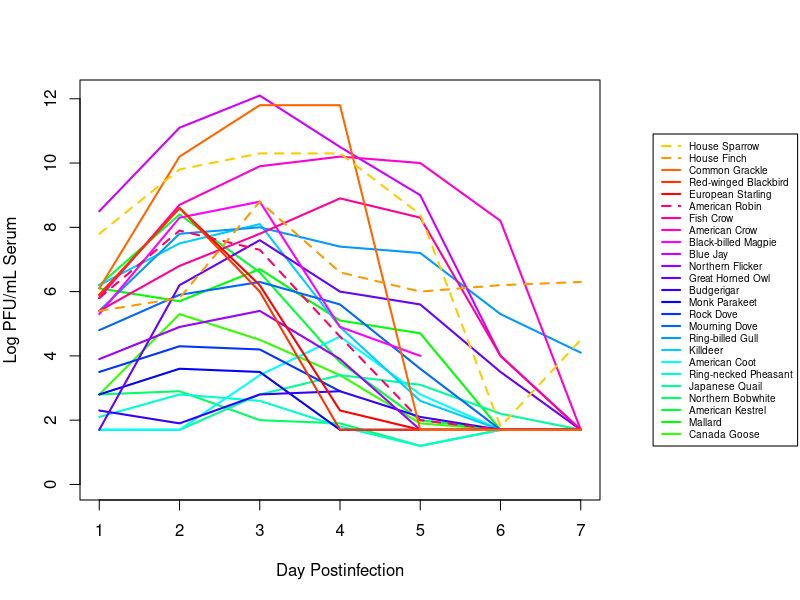
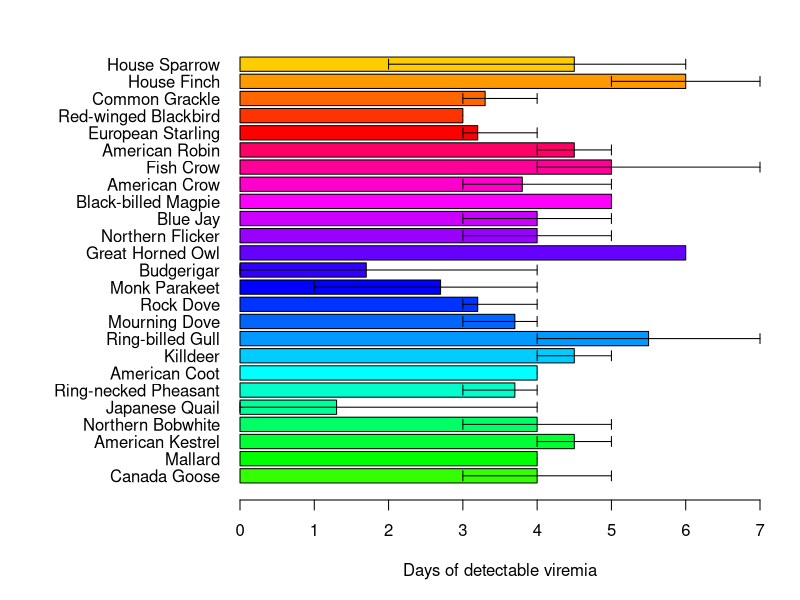

Generate these figures, in order, with R:
## ---- chunk 1
knitr::opts_chunk$set(echo = TRUE)
## ---- chunk 2
# Import data and name columns
viremia <- read.csv("viremia_data_days1to7.csv")
colnames(viremia) <- c("Bird","n","Species",
            "Family","Order","1","2","3","4","5","6","7")

# Choose some colors
cols <- c(rainbow(30)[c(10:29,1:5)])  # rainbow colors
ltype <- as.numeric(viremia[,1] %in% c("American Robin","House Finch","House Sparrow")+1)

# Expand right margin of plot to fit
par(mar=c(5,4,4,10))

# Plot by species
plot(c(1:7), as.numeric(viremia[1, 6:12]), 
     type="l", lwd=2, col = cols[1],
     ylim=c(0,max(viremia[,6:12], na.rm=TRUE)),
     xlab="Day Postinfection", 
     ylab="Log PFU/mL Serum")
for(i in 2:nrow(viremia)){ # Add rows in loop
  lines(c(1:7), 
        as.numeric(viremia[i, 6:12]), 
        lwd=2, lty = ltype[i], col=cols[i])
}
# Legend (reversed order to match barplot below)
legend("right", inset=c(-0.38,0),  
       legend = rev(viremia$Bird), 
       col    = rev(cols),
       lty    = rev(ltype), 
       lwd=2, cex=0.6, xpd=TRUE)
## ---- chunk 3
# Manually transcribe duration (mean, lo, hi) from the last table column
duration <- data.frame(
  Bird = viremia$Bird,
  mean = c(4.0,4.0,4.5,4.0,1.3,3.7,4.0,4.5,5.5,3.7,3.2,2.7,1.7,6.0,4.0,
           4.0,5.0,3.8,5.0,4.5,3.2,3.0,3.3,6.0,4.5),
  lo   = c(3,4,4,3,0,3,4,4,4,3,3,1,0,6,3,
           3,5,3,4,4,3,3,3,5,2),
  hi   = c(5,4,5,5,4,4,4,5,7,4,4,4,4,6,5,
           5,5,5,7,5,4,3,4,7,6)
)

# match colors to your species plot
cols_dur <- cols

# horizontal barplot
par(mar=c(5,12,2,2))  # wider left margin for names
bp <- barplot(duration$mean, horiz=TRUE, names.arg=duration$Bird,
              las=1, col=cols_dur, xlab="Days of detectable viremia", xlim=c(0,7))

# add error bars
arrows(duration$lo, bp, duration$hi, bp,
       angle=90, code=3, length=0.05, col="black", xpd=TRUE)

